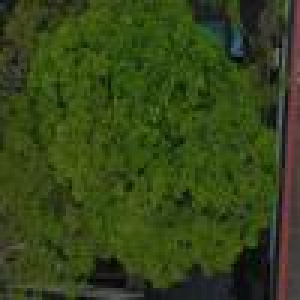
#> input picture d4d-data/detecting_water_retention_areas/resized_data_set/negative/10.jpg, 100 x 100 px (shown 3 times larger); its folder holds only this picture in this run
$ python resizeImage.py   (older library calls are emulated)
#> lines starting #> are read from the running program, lines starting #| are printed output that depends on the picture
from PIL import Image
import os, sys

folders = ['negative', 'positive']

for folder in folders:
	path = 'resized_data_set/' + folder + '/'
	dirs = os.listdir( path )

	for item in dirs:
		if os.path.isfile(path+item):
			im = Image.open(path+item)
#> im is the input picture: PIL image 100x100 RGB; mean R, G, B 52.7, 68.2, 24.5
			imResize = im.resize((75,75), Image.ANTIALIAS)
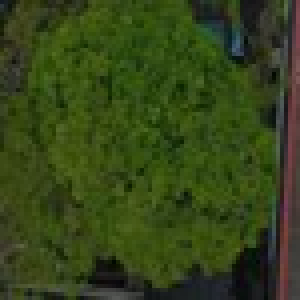
#> imResize: PIL image 75x75 RGB (shown 4 times larger); mean R, G, B 52.7, 68.2, 24.5
			if not os.path.exists('resized_data_set2/' + folder + '/'):
				os.makedirs('resized_data_set2/' + folder + '/')
			pathresize ='resized_data_set2/' + folder + '/'
			f, e = os.path.splitext(pathresize+item)
			imResize.save(f + '_resized.jpg', 'JPEG', quality=90)
#> pass 2 of the loop `for folder in folders:`:
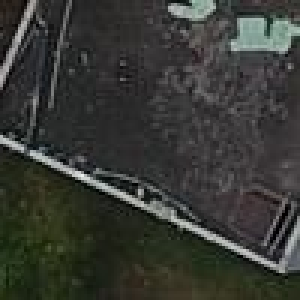
#> input picture d4d-data/detecting_water_retention_areas/resized_data_set/positive/104_2.jpg, 100 x 100 px (shown 3 times larger)
#> im is the input picture: PIL image 100x100 RGB; mean R, G, B 55.7, 57.4, 52.3
#> `imResize = im.resize((75,75), Image.ANTIALIAS)`:
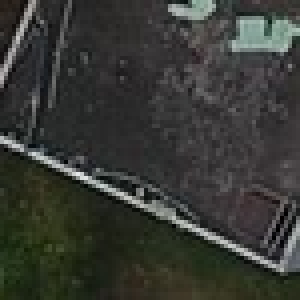
#> imResize: PIL image 75x75 RGB (shown 4 times larger); mean R, G, B 55.7, 57.4, 52.4
